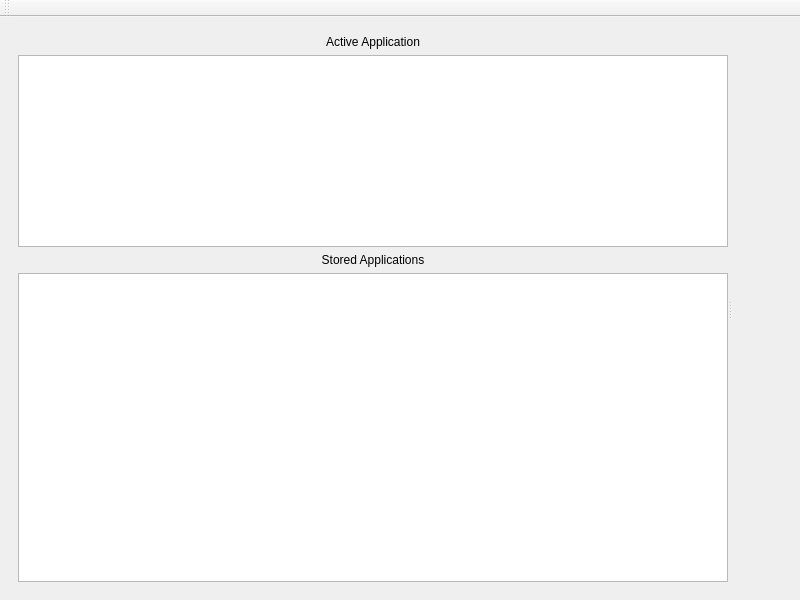
<?xml version="1.0" encoding="UTF-8"?>
<ui version="4.0">
 <class>MainWindow</class>
 <widget class="QMainWindow" name="MainWindow">
  <property name="geometry">
   <rect>
    <x>0</x>
    <y>0</y>
    <width>800</width>
    <height>600</height>
   </rect>
  </property>
  <property name="windowTitle">
   <string>MainWindow</string>
  </property>
  <widget class="QWidget" name="centralwidget">
   <property name="sizePolicy">
    <sizepolicy hsizetype="Expanding" vsizetype="Expanding">
     <horstretch>0</horstretch>
     <verstretch>0</verstretch>
    </sizepolicy>
   </property>
   <property name="autoFillBackground">
    <bool>true</bool>
   </property>
   <layout class="QHBoxLayout" name="horizontalLayout_2">
    <item>
     <widget class="QStackedWidget" name="stackedWidget">
      <property name="currentIndex">
       <number>1</number>
      </property>
      <widget class="QWidget" name="TitlePage">
       <layout class="QVBoxLayout" name="verticalLayout_2">
        <item>
         <spacer name="verticalSpacer">
          <property name="orientation">
           <enum>Qt::Vertical</enum>
          </property>
          <property name="sizeHint" stdset="0">
           <size>
            <width>20</width>
            <height>40</height>
           </size>
          </property>
         </spacer>
        </item>
        <item>
         <widget class="QLabel" name="label_Titlescreen">
          <property name="sizePolicy">
           <sizepolicy hsizetype="Minimum" vsizetype="Minimum">
            <horstretch>0</horstretch>
            <verstretch>0</verstretch>
           </sizepolicy>
          </property>
          <property name="maximumSize">
           <size>
            <width>16777215</width>
            <height>450</height>
           </size>
          </property>
          <property name="text">
           <string/>
          </property>
          <property name="textFormat">
           <enum>Qt::RichText</enum>
          </property>
          <property name="pixmap">
           <pixmap>images/heatmouse_title_big.png</pixmap>
          </property>
          <property name="alignment">
           <set>Qt::AlignCenter</set>
          </property>
         </widget>
        </item>
        <item>
         <spacer name="verticalSpacer_2">
          <property name="orientation">
           <enum>Qt::Vertical</enum>
          </property>
          <property name="sizeHint" stdset="0">
           <size>
            <width>20</width>
            <height>40</height>
           </size>
          </property>
         </spacer>
        </item>
        <item>
         <layout class="QHBoxLayout" name="horizontalLayout">
          <property name="topMargin">
           <number>0</number>
          </property>
          <item>
           <widget class="QPushButton" name="button_Start">
            <property name="sizePolicy">
             <sizepolicy hsizetype="Preferred" vsizetype="Fixed">
              <horstretch>0</horstretch>
              <verstretch>0</verstretch>
             </sizepolicy>
            </property>
            <property name="minimumSize">
             <size>
              <width>0</width>
              <height>50</height>
             </size>
            </property>
            <property name="maximumSize">
             <size>
              <width>300</width>
              <height>16777215</height>
             </size>
            </property>
            <property name="text">
             <string>Start</string>
            </property>
            <property name="flat">
             <bool>true</bool>
            </property>
           </widget>
          </item>
         </layout>
        </item>
        <item>
         <spacer name="verticalSpacer_3">
          <property name="orientation">
           <enum>Qt::Vertical</enum>
          </property>
          <property name="sizeHint" stdset="0">
           <size>
            <width>20</width>
            <height>40</height>
           </size>
          </property>
         </spacer>
        </item>
       </layout>
      </widget>
      <widget class="QWidget" name="PlotPage">
       <layout class="QHBoxLayout" name="horizontalLayout_4">
        <item>
         <widget class="QSplitter" name="splitter">
          <property name="orientation">
           <enum>Qt::Horizontal</enum>
          </property>
          <widget class="QWidget" name="widget_application" native="true">
           <layout class="QVBoxLayout" name="verticalLayout_3">
            <item>
             <widget class="QLabel" name="label_2">
              <property name="sizePolicy">
               <sizepolicy hsizetype="Preferred" vsizetype="Minimum">
                <horstretch>0</horstretch>
                <verstretch>0</verstretch>
               </sizepolicy>
              </property>
              <property name="text">
               <string>Active Application</string>
              </property>
              <property name="alignment">
               <set>Qt::AlignCenter</set>
              </property>
             </widget>
            </item>
            <item>
             <widget class="QListWidget" name="listWidget_ActiveApp">
              <property name="sizePolicy">
               <sizepolicy hsizetype="Minimum" vsizetype="Preferred">
                <horstretch>0</horstretch>
                <verstretch>0</verstretch>
               </sizepolicy>
              </property>
              <property name="styleSheet">
               <string notr="true"/>
              </property>
              <property name="sizeAdjustPolicy">
               <enum>QAbstractScrollArea::AdjustIgnored</enum>
              </property>
              <property name="spacing">
               <number>0</number>
              </property>
             </widget>
            </item>
            <item>
             <widget class="QLabel" name="label">
              <property name="sizePolicy">
               <sizepolicy hsizetype="Preferred" vsizetype="Minimum">
                <horstretch>0</horstretch>
                <verstretch>0</verstretch>
               </sizepolicy>
              </property>
              <property name="text">
               <string>Stored Applications</string>
              </property>
              <property name="alignment">
               <set>Qt::AlignCenter</set>
              </property>
             </widget>
            </item>
            <item>
             <widget class="QListWidget" name="listWidget_Apps">
              <property name="sizePolicy">
               <sizepolicy hsizetype="Minimum" vsizetype="MinimumExpanding">
                <horstretch>0</horstretch>
                <verstretch>0</verstretch>
               </sizepolicy>
              </property>
              <property name="flow">
               <enum>QListView::TopToBottom</enum>
              </property>
              <property name="isWrapping" stdset="0">
               <bool>false</bool>
              </property>
              <property name="layoutMode">
               <enum>QListView::SinglePass</enum>
              </property>
              <property name="spacing">
               <number>0</number>
              </property>
              <property name="viewMode">
               <enum>QListView::ListMode</enum>
              </property>
              <property name="uniformItemSizes">
               <bool>false</bool>
              </property>
             </widget>
            </item>
           </layout>
          </widget>
          <widget class="QWidget" name="widget_plot" native="true">
           <layout class="QVBoxLayout" name="verticalLayout_5">
            <item>
             <widget class="QLabel" name="label_Title">
              <property name="text">
               <string/>
              </property>
              <property name="textFormat">
               <enum>Qt::RichText</enum>
              </property>
              <property name="alignment">
               <set>Qt::AlignCenter</set>
              </property>
             </widget>
            </item>
            <item>
             <widget class="QWidget" name="widget_Canvas" native="true">
              <property name="sizePolicy">
               <sizepolicy hsizetype="Expanding" vsizetype="Expanding">
                <horstretch>0</horstretch>
                <verstretch>0</verstretch>
               </sizepolicy>
              </property>
              <property name="autoFillBackground">
               <bool>false</bool>
              </property>
              <layout class="QHBoxLayout" name="horizontalLayout_3"/>
             </widget>
            </item>
           </layout>
          </widget>
         </widget>
        </item>
       </layout>
      </widget>
     </widget>
    </item>
   </layout>
  </widget>
  <widget class="QToolBar" name="toolBar">
   <property name="windowTitle">
    <string>toolBar</string>
   </property>
   <property name="iconSize">
    <size>
     <width>48</width>
     <height>48</height>
    </size>
   </property>
   <property name="toolButtonStyle">
    <enum>Qt::ToolButtonTextUnderIcon</enum>
   </property>
   <attribute name="toolBarArea">
    <enum>TopToolBarArea</enum>
   </attribute>
   <attribute name="toolBarBreak">
    <bool>false</bool>
   </attribute>
  </widget>
 </widget>
 <resources/>
 <connections/>
</ui>
